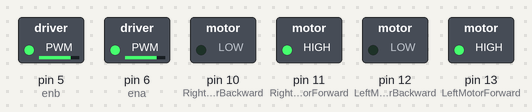
This sketch was run on a simulated Arduino Uno, built with avr-gcc and run on an emulated ATmega328P. Parts: switched loads named in the sketch (green lamp = pin HIGH).

Above: at 2.5 s.
At 5.5 s:
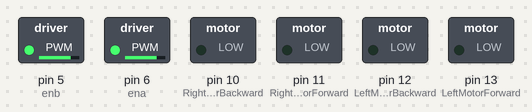
At 8.5 s:
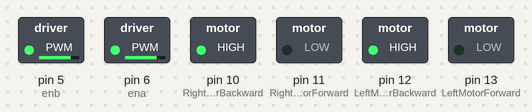
Timing chart, 0 to 15.6 s (numbered marks = the images above):
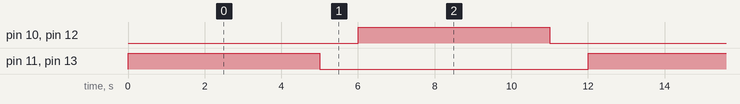

The sketch:

code_test_dong_co_xe_tien_lui.ino
```cpp
// Test motor L298N – chỉ chạy tiến và lùi
const int LeftMotorForward  = 13;
const int LeftMotorBackward = 12;
const int RightMotorForward = 11;
const int RightMotorBackward = 10;
const int ena = 6;
const int enb = 5;

void setup() {
  pinMode(LeftMotorForward, OUTPUT);
  pinMode(LeftMotorBackward, OUTPUT);
  pinMode(RightMotorForward, OUTPUT);
  pinMode(RightMotorBackward, OUTPUT);
  pinMode(ena, OUTPUT);
  pinMode(enb, OUTPUT);

  // bật PWM ở mức 200/255 để động cơ chạy ổn định
  analogWrite(ena, 200);
  analogWrite(enb, 200);
}

void loop() {
  // chạy thẳng 2 giây
  moveForward();
  delay(5000);

  // dừng 1 giây
  moveStop();
  delay(1000);

  // lùi 2 giây
  moveBackward();
  delay(5000);

  // dừng 1 giây rồi lặp lại
  moveStop();
  delay(1000);
}

void moveForward() {
  digitalWrite(LeftMotorForward, HIGH);
  digitalWrite(RightMotorForward, HIGH);
  digitalWrite(LeftMotorBackward, LOW);
  digitalWrite(RightMotorBackward, LOW);
}

void moveBackward() {
  digitalWrite(LeftMotorBackward, HIGH);
  digitalWrite(RightMotorBackward, HIGH);
  digitalWrite(LeftMotorForward, LOW);
  digitalWrite(RightMotorForward, LOW);
}

void moveStop() {
  digitalWrite(LeftMotorForward, LOW);
  digitalWrite(RightMotorForward, LOW);
  digitalWrite(LeftMotorBackward, LOW);
  digitalWrite(RightMotorBackward, LOW);
}
```

Measured:
- by itself, pin 10 (RightMotorBackward), pin 11 (RightMotorForward), pin 12 (LeftMotorBackward), pin 13 (LeftMotorForward): alternates HIGH for 5.0 s and LOW for 7.0 s
- by itself, everything shown: repeats every 12.0 s, in 4 steps
